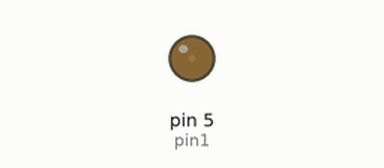
A sketch run on a simulated Arduino Uno, built with avr-gcc and run on an emulated ATmega328P. Parts: output pins drawn as LEDs (lit = HIGH).

Above: at 0.05 s.
At 0.5 s:
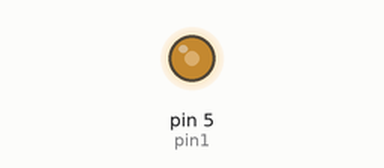
At 0.95 s:
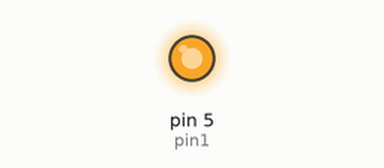
At 1.8 s:
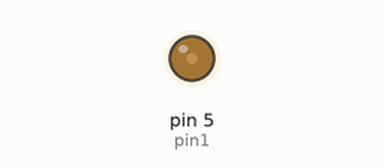
Timing chart, 0 to 4.7 s (numbered marks = the images above):
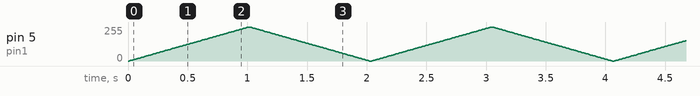

The sketch:

sketch_LedPWM.ino
```cpp
const int pin1 = 5;

void setup() {
  // put your setup code here, to run once:
  pinMode(pin1, OUTPUT);
}

void loop() {
  // put your main code here, to run repeatedly:
  smoothBlink(pin1, 10);
}


void smoothBlink(const int pinNumber, const unsigned long changeDelay){

  for (int i = 0; i <= 100; i++){
    analogWrite(pinNumber, map(i, 0, 100, 0, 255));
    delay(changeDelay);
  }

  for(int i = 100; i >= 0; i--){
    analogWrite(pinNumber, map(i, 0, 100, 0, 255));
    delay(changeDelay);
  }
}
```
